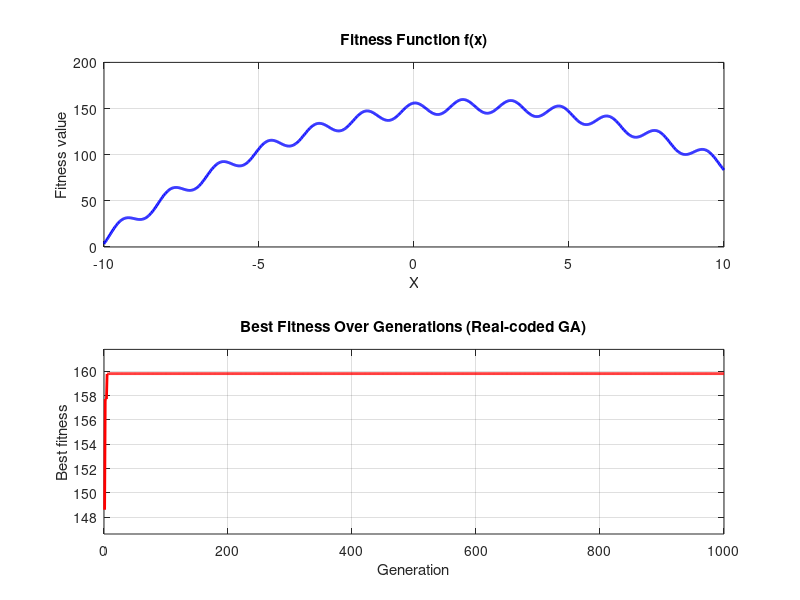

MATLAB code to generate this figure:
clc; clear; close all;

% ==== GA Parameters ====
popSize = 10;
nGenerations = 1000;
crossoverRate = 0.8;
mutationRate = 0.1;
xMin = -10;
xMax = 10;
nElite = 1;

% ==== Fitness Function ====
fitnessFunc = @(x) -15 * sin(2 * x).^2 - (x - 2).^2 + 160;

% ==== Initial Population ====
pop = xMin + (xMax - xMin) * rand(popSize, 1);  % real-valued initial population

% ==== For Plotting ====
bestFitnessHistory = zeros(1, nGenerations);
bestXHistory = zeros(1, nGenerations);

% ==== GA Main Loop ====
for gen = 1:nGenerations
    % Evaluate fitness
    fitness = fitnessFunc(pop);

    % Record best
    [bestFitness, idx] = max(fitness);
    bestFitnessHistory(gen) = bestFitness;
    bestXHistory(gen) = pop(idx);

    % === Elitism ===
    [~, sortedIdx] = sort(fitness, 'descend');
    elites = pop(sortedIdx(1:nElite));

    % === Selection: Roulette Wheel ===
    prob = fitness / sum(fitness);
    cumProb = cumsum(prob);
    newPop = zeros(size(pop));
    for i = 1:popSize
        r = rand;
        sel = find(cumProb >= r, 1, 'first');
        newPop(i) = pop(sel);
    end

    % === Crossover: Blend crossover (uniform style) ===
    for i = 1:2:popSize-1
        if rand < crossoverRate
            alpha = rand;  % blending factor
            p1 = newPop(i);
            p2 = newPop(i+1);
            newPop(i) = alpha * p1 + (1 - alpha) * p2;
            newPop(i+1) = alpha * p2 + (1 - alpha) * p1;
        end
    end

    % === Mutation: Gaussian noise ===
    for i = 1:popSize
        if rand < mutationRate
            mutationStrength = (xMax - xMin) * 0.1;
            newPop(i) = newPop(i) + mutationStrength * randn;
        end
        % Bound check
        newPop(i) = max(min(newPop(i), xMax), xMin);
    end

    % === Insert Elites ===
    newPop(1:nElite) = elites;

    % === Replace Population ===
    pop = newPop;
end

% ==== Final Result ====
fprintf('Best x = %.5f\n', bestXHistory(end));
fprintf('Best fitness = %.5f\n', bestFitnessHistory(end));

% ==== Plot ====
figure('Color', 'w', 'Position', [100, 100, 600, 400]);

subplot(2,1,1);
xPlot = linspace(xMin, xMax, 1000);
yPlot = fitnessFunc(xPlot);
plot(xPlot, yPlot, 'b-', 'LineWidth', 2);
xlabel('X'); ylabel('Fitness value');
title('Fitness Function f(x)');
grid on;

subplot(2,1,2);
plot(1:nGenerations, bestFitnessHistory, 'r-', 'LineWidth', 2);
xlabel('Generation'); ylabel('Best fitness');
title('Best Fitness Over Generations (Real-coded GA)');
ylim([min(bestFitnessHistory)-2, max(bestFitnessHistory)+2]);
grid on;
